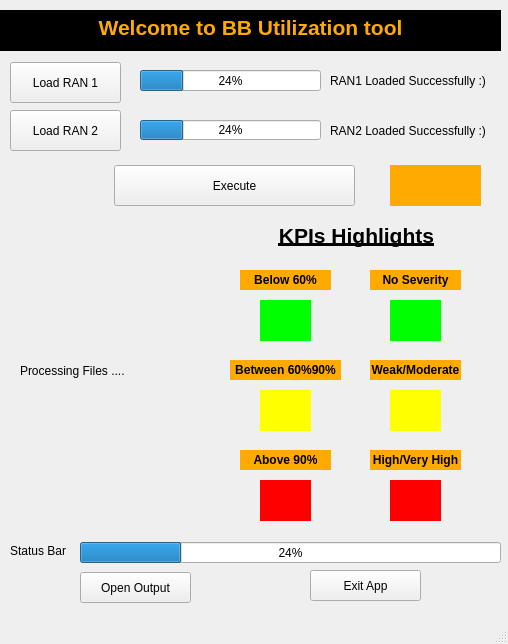
<?xml version="1.0" encoding="UTF-8"?>
<ui version="4.0">
 <class>MainWindow</class>
 <widget class="QMainWindow" name="MainWindow">
  <property name="geometry">
   <rect>
    <x>0</x>
    <y>0</y>
    <width>508</width>
    <height>644</height>
   </rect>
  </property>
  <property name="windowTitle">
   <string>MainWindow</string>
  </property>
  <widget class="QWidget" name="centralwidget">
   <widget class="QTextEdit" name="textEdit">
    <property name="geometry">
     <rect>
      <x>0</x>
      <y>10</y>
      <width>501</width>
      <height>41</height>
     </rect>
    </property>
    <property name="styleSheet">
     <string notr="true">background-color: rgb(0, 0, 0);</string>
    </property>
    <property name="html">
     <string>&lt;!DOCTYPE HTML PUBLIC &quot;-//W3C//DTD HTML 4.0//EN&quot; &quot;http://www.w3.org/TR/REC-html40/strict.dtd&quot;&gt;
&lt;html&gt;&lt;head&gt;&lt;meta name=&quot;qrichtext&quot; content=&quot;1&quot; /&gt;&lt;style type=&quot;text/css&quot;&gt;
p, li { white-space: pre-wrap; }
&lt;/style&gt;&lt;/head&gt;&lt;body style=&quot; font-family:'MS Shell Dlg 2'; font-size:8.25pt; font-weight:400; font-style:normal;&quot;&gt;
&lt;p align=&quot;center&quot; style=&quot; margin-top:0px; margin-bottom:0px; margin-left:0px; margin-right:0px; -qt-block-indent:0; text-indent:0px;&quot;&gt;&lt;span style=&quot; font-size:16pt; font-weight:600; color:#ffaa00;&quot;&gt;Welcome to BB Utilization tool&lt;/span&gt;&lt;/p&gt;&lt;/body&gt;&lt;/html&gt;</string>
    </property>
   </widget>
   <widget class="QPushButton" name="load_ran1">
    <property name="geometry">
     <rect>
      <x>10</x>
      <y>62</y>
      <width>111</width>
      <height>41</height>
     </rect>
    </property>
    <property name="text">
     <string>Load RAN 1</string>
    </property>
   </widget>
   <widget class="QPushButton" name="load_ran_2">
    <property name="geometry">
     <rect>
      <x>10</x>
      <y>110</y>
      <width>111</width>
      <height>41</height>
     </rect>
    </property>
    <property name="text">
     <string>Load RAN 2</string>
    </property>
   </widget>
   <widget class="QProgressBar" name="progressBar_ran1">
    <property name="geometry">
     <rect>
      <x>140</x>
      <y>70</y>
      <width>181</width>
      <height>21</height>
     </rect>
    </property>
    <property name="value">
     <number>24</number>
    </property>
   </widget>
   <widget class="QProgressBar" name="progressBar_ran2">
    <property name="geometry">
     <rect>
      <x>140</x>
      <y>120</y>
      <width>181</width>
      <height>20</height>
     </rect>
    </property>
    <property name="value">
     <number>24</number>
    </property>
   </widget>
   <widget class="QLabel" name="text_ran1_load">
    <property name="geometry">
     <rect>
      <x>330</x>
      <y>70</y>
      <width>171</width>
      <height>21</height>
     </rect>
    </property>
    <property name="text">
     <string>RAN1 Loaded Successfully :)</string>
    </property>
   </widget>
   <widget class="QLabel" name="text_ran2_load">
    <property name="geometry">
     <rect>
      <x>330</x>
      <y>120</y>
      <width>171</width>
      <height>21</height>
     </rect>
    </property>
    <property name="text">
     <string>RAN2 Loaded Successfully :)</string>
    </property>
   </widget>
   <widget class="QLabel" name="processing_files">
    <property name="geometry">
     <rect>
      <x>20</x>
      <y>220</y>
      <width>161</width>
      <height>301</height>
     </rect>
    </property>
    <property name="text">
     <string>Processing Files ....</string>
    </property>
   </widget>
   <widget class="QProgressBar" name="progressBar_process">
    <property name="geometry">
     <rect>
      <x>80</x>
      <y>542</y>
      <width>421</width>
      <height>21</height>
     </rect>
    </property>
    <property name="value">
     <number>24</number>
    </property>
   </widget>
   <widget class="QLabel" name="status_text">
    <property name="geometry">
     <rect>
      <x>10</x>
      <y>540</y>
      <width>121</width>
      <height>21</height>
     </rect>
    </property>
    <property name="text">
     <string>Status Bar</string>
    </property>
   </widget>
   <widget class="QPushButton" name="open_btn">
    <property name="geometry">
     <rect>
      <x>80</x>
      <y>572</y>
      <width>111</width>
      <height>31</height>
     </rect>
    </property>
    <property name="text">
     <string>Open Output</string>
    </property>
   </widget>
   <widget class="QPushButton" name="exit_btn">
    <property name="geometry">
     <rect>
      <x>310</x>
      <y>570</y>
      <width>111</width>
      <height>31</height>
     </rect>
    </property>
    <property name="text">
     <string>Exit App</string>
    </property>
   </widget>
   <widget class="QLabel" name="below_60">
    <property name="geometry">
     <rect>
      <x>260</x>
      <y>300</y>
      <width>51</width>
      <height>41</height>
     </rect>
    </property>
    <property name="styleSheet">
     <string notr="true">background-color: rgb(0, 255, 0);</string>
    </property>
    <property name="text">
     <string/>
    </property>
    <property name="alignment">
     <set>Qt::AlignCenter</set>
    </property>
   </widget>
   <widget class="QLabel" name="no_severity">
    <property name="geometry">
     <rect>
      <x>390</x>
      <y>300</y>
      <width>51</width>
      <height>41</height>
     </rect>
    </property>
    <property name="styleSheet">
     <string notr="true">background-color: rgb(0, 255, 0);</string>
    </property>
    <property name="text">
     <string/>
    </property>
    <property name="alignment">
     <set>Qt::AlignCenter</set>
    </property>
   </widget>
   <widget class="QLabel" name="between_60_90">
    <property name="geometry">
     <rect>
      <x>260</x>
      <y>390</y>
      <width>51</width>
      <height>41</height>
     </rect>
    </property>
    <property name="styleSheet">
     <string notr="true">background-color: rgb(255, 255, 0);</string>
    </property>
    <property name="text">
     <string/>
    </property>
    <property name="alignment">
     <set>Qt::AlignCenter</set>
    </property>
   </widget>
   <widget class="QLabel" name="weak_moderate">
    <property name="geometry">
     <rect>
      <x>390</x>
      <y>390</y>
      <width>51</width>
      <height>41</height>
     </rect>
    </property>
    <property name="styleSheet">
     <string notr="true">background-color: rgb(255, 255, 0);</string>
    </property>
    <property name="text">
     <string/>
    </property>
    <property name="alignment">
     <set>Qt::AlignCenter</set>
    </property>
   </widget>
   <widget class="QLabel" name="above_90">
    <property name="geometry">
     <rect>
      <x>260</x>
      <y>480</y>
      <width>51</width>
      <height>41</height>
     </rect>
    </property>
    <property name="styleSheet">
     <string notr="true">background-color: rgb(255, 0, 0);</string>
    </property>
    <property name="text">
     <string/>
    </property>
    <property name="alignment">
     <set>Qt::AlignCenter</set>
    </property>
   </widget>
   <widget class="QLabel" name="high_veryhigh">
    <property name="geometry">
     <rect>
      <x>390</x>
      <y>480</y>
      <width>51</width>
      <height>41</height>
     </rect>
    </property>
    <property name="styleSheet">
     <string notr="true">background-color: rgb(255, 0, 0);</string>
    </property>
    <property name="text">
     <string/>
    </property>
    <property name="alignment">
     <set>Qt::AlignCenter</set>
    </property>
   </widget>
   <widget class="QLabel" name="label">
    <property name="geometry">
     <rect>
      <x>236</x>
      <y>220</y>
      <width>241</width>
      <height>31</height>
     </rect>
    </property>
    <property name="font">
     <font>
      <pointsize>16</pointsize>
      <weight>75</weight>
      <bold>true</bold>
      <underline>true</underline>
     </font>
    </property>
    <property name="autoFillBackground">
     <bool>true</bool>
    </property>
    <property name="text">
     <string>KPIs Highlights</string>
    </property>
    <property name="alignment">
     <set>Qt::AlignCenter</set>
    </property>
   </widget>
   <widget class="QLabel" name="label_2">
    <property name="geometry">
     <rect>
      <x>240</x>
      <y>270</y>
      <width>91</width>
      <height>20</height>
     </rect>
    </property>
    <property name="font">
     <font>
      <weight>75</weight>
      <bold>true</bold>
     </font>
    </property>
    <property name="styleSheet">
     <string notr="true">background-color: rgb(255, 170, 0);
border-color: rgb(255, 255, 255);</string>
    </property>
    <property name="text">
     <string>Below 60%</string>
    </property>
    <property name="alignment">
     <set>Qt::AlignCenter</set>
    </property>
   </widget>
   <widget class="QLabel" name="label_3">
    <property name="geometry">
     <rect>
      <x>370</x>
      <y>270</y>
      <width>91</width>
      <height>20</height>
     </rect>
    </property>
    <property name="font">
     <font>
      <weight>75</weight>
      <bold>true</bold>
     </font>
    </property>
    <property name="styleSheet">
     <string notr="true">background-color: rgb(255, 170, 0);
border-color: rgb(255, 255, 255);</string>
    </property>
    <property name="text">
     <string>No Severity</string>
    </property>
    <property name="alignment">
     <set>Qt::AlignCenter</set>
    </property>
   </widget>
   <widget class="QLabel" name="label_4">
    <property name="geometry">
     <rect>
      <x>230</x>
      <y>360</y>
      <width>111</width>
      <height>20</height>
     </rect>
    </property>
    <property name="font">
     <font>
      <weight>75</weight>
      <bold>true</bold>
     </font>
    </property>
    <property name="styleSheet">
     <string notr="true">background-color: rgb(255, 170, 0);
border-color: rgb(255, 255, 255);</string>
    </property>
    <property name="text">
     <string>Between 60%90%</string>
    </property>
    <property name="alignment">
     <set>Qt::AlignCenter</set>
    </property>
   </widget>
   <widget class="QLabel" name="label_5">
    <property name="geometry">
     <rect>
      <x>370</x>
      <y>360</y>
      <width>91</width>
      <height>20</height>
     </rect>
    </property>
    <property name="font">
     <font>
      <weight>75</weight>
      <bold>true</bold>
     </font>
    </property>
    <property name="styleSheet">
     <string notr="true">background-color: rgb(255, 170, 0);
border-color: rgb(255, 255, 255);</string>
    </property>
    <property name="text">
     <string>Weak/Moderate</string>
    </property>
    <property name="alignment">
     <set>Qt::AlignCenter</set>
    </property>
   </widget>
   <widget class="QLabel" name="label_6">
    <property name="geometry">
     <rect>
      <x>240</x>
      <y>450</y>
      <width>91</width>
      <height>20</height>
     </rect>
    </property>
    <property name="font">
     <font>
      <weight>75</weight>
      <bold>true</bold>
     </font>
    </property>
    <property name="styleSheet">
     <string notr="true">background-color: rgb(255, 170, 0);
border-color: rgb(255, 255, 255);</string>
    </property>
    <property name="text">
     <string>Above 90%</string>
    </property>
    <property name="alignment">
     <set>Qt::AlignCenter</set>
    </property>
   </widget>
   <widget class="QLabel" name="label_7">
    <property name="geometry">
     <rect>
      <x>370</x>
      <y>450</y>
      <width>91</width>
      <height>20</height>
     </rect>
    </property>
    <property name="font">
     <font>
      <weight>75</weight>
      <bold>true</bold>
     </font>
    </property>
    <property name="styleSheet">
     <string notr="true">background-color: rgb(255, 170, 0);
border-color: rgb(255, 255, 255);</string>
    </property>
    <property name="text">
     <string>High/Very High</string>
    </property>
    <property name="alignment">
     <set>Qt::AlignCenter</set>
    </property>
   </widget>
   <widget class="QPushButton" name="execute_btn">
    <property name="geometry">
     <rect>
      <x>114</x>
      <y>165</y>
      <width>241</width>
      <height>41</height>
     </rect>
    </property>
    <property name="text">
     <string>Execute</string>
    </property>
   </widget>
   <widget class="QLabel" name="label_8">
    <property name="geometry">
     <rect>
      <x>390</x>
      <y>165</y>
      <width>91</width>
      <height>41</height>
     </rect>
    </property>
    <property name="font">
     <font>
      <weight>75</weight>
      <bold>true</bold>
     </font>
    </property>
    <property name="styleSheet">
     <string notr="true">background-color: rgb(255, 170, 0);
border-color: rgb(255, 255, 255);</string>
    </property>
    <property name="text">
     <string/>
    </property>
    <property name="alignment">
     <set>Qt::AlignCenter</set>
    </property>
   </widget>
  </widget>
  <widget class="QStatusBar" name="statusbar"/>
 </widget>
 <resources/>
 <connections/>
</ui>
